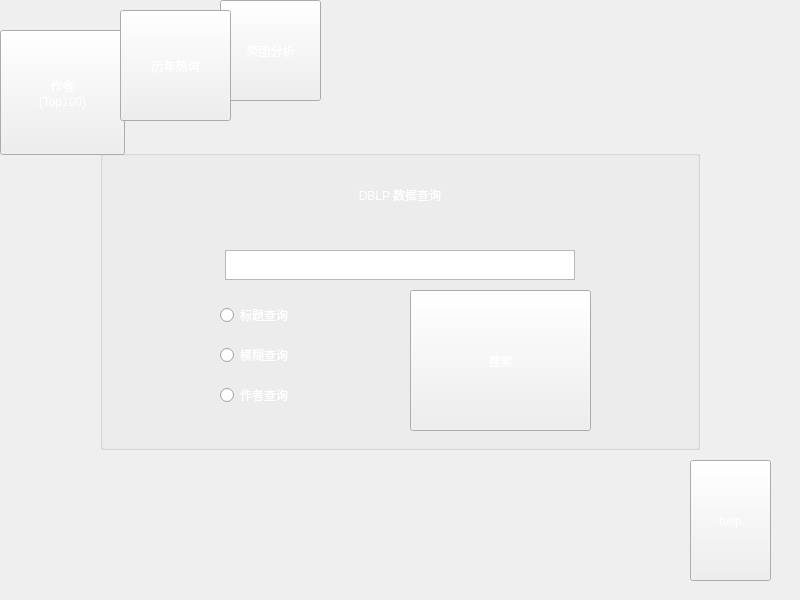
<?xml version="1.0" encoding="UTF-8"?>
<ui version="4.0">
 <class>MainWindow</class>
 <widget class="QMainWindow" name="MainWindow">
  <property name="geometry">
   <rect>
    <x>0</x>
    <y>0</y>
    <width>800</width>
    <height>600</height>
   </rect>
  </property>
  <property name="windowTitle">
   <string>DBLP</string>
  </property>
  <property name="styleSheet">
   <string notr="true">border-image:url(:/DS_2020_GUI/image/astronomy-atmosphere-earth-exploration.jpg)</string>
  </property>
  <widget class="QWidget" name="centralwidget">
   <widget class="QGroupBox" name="groupBox">
    <property name="geometry">
     <rect>
      <x>100</x>
      <y>150</y>
      <width>600</width>
      <height>300</height>
     </rect>
    </property>
    <property name="styleSheet">
     <string notr="true">border-image:url();</string>
    </property>
    <property name="title">
     <string/>
    </property>
    <widget class="QTextEdit" name="tet_inputParameter">
     <property name="geometry">
      <rect>
       <x>125</x>
       <y>100</y>
       <width>350</width>
       <height>30</height>
      </rect>
     </property>
    </widget>
    <widget class="QRadioButton" name="rbn_Info">
     <property name="geometry">
      <rect>
       <x>120</x>
       <y>150</y>
       <width>175</width>
       <height>30</height>
      </rect>
     </property>
     <property name="styleSheet">
      <string notr="true">color: rgb(255, 255, 255);
font: 75 20pt &quot;Consolas&quot;;</string>
     </property>
     <property name="text">
      <string>标题查询</string>
     </property>
    </widget>
    <widget class="QRadioButton" name="rbn_Author">
     <property name="geometry">
      <rect>
       <x>120</x>
       <y>230</y>
       <width>175</width>
       <height>30</height>
      </rect>
     </property>
     <property name="styleSheet">
      <string notr="true">color:rgb(255, 255, 255);
font: 75 20pt &quot;Consolas&quot;;</string>
     </property>
     <property name="text">
      <string>作者查询</string>
     </property>
    </widget>
    <widget class="QRadioButton" name="rbn_Title">
     <property name="geometry">
      <rect>
       <x>120</x>
       <y>190</y>
       <width>175</width>
       <height>30</height>
      </rect>
     </property>
     <property name="styleSheet">
      <string notr="true">color:rgb(255, 255, 255);
font: 75 20pt &quot;Consolas&quot;;</string>
     </property>
     <property name="text">
      <string>模糊查询</string>
     </property>
    </widget>
    <widget class="QPushButton" name="btn_search">
     <property name="geometry">
      <rect>
       <x>310</x>
       <y>140</y>
       <width>181</width>
       <height>141</height>
      </rect>
     </property>
     <property name="styleSheet">
      <string notr="true">border-image:url(:/DS_2020_GUI/image/search.png);
color:rgb(255, 255, 255);
font: 75 28pt &quot;Consolas&quot;;</string>
     </property>
     <property name="text">
      <string>搜索</string>
     </property>
    </widget>
    <widget class="QLabel" name="label">
     <property name="geometry">
      <rect>
       <x>125</x>
       <y>10</y>
       <width>350</width>
       <height>70</height>
      </rect>
     </property>
     <property name="styleSheet">
      <string notr="true">color:rgb(255, 255, 255);
font: 75 28pt &quot;Consolas&quot;;</string>
     </property>
     <property name="text">
      <string>DBLP 数据查询</string>
     </property>
     <property name="alignment">
      <set>Qt::AlignCenter</set>
     </property>
    </widget>
   </widget>
   <widget class="QPushButton" name="btn_F5">
    <property name="geometry">
     <rect>
      <x>220</x>
      <y>0</y>
      <width>101</width>
      <height>101</height>
     </rect>
    </property>
    <property name="contextMenuPolicy">
     <enum>Qt::DefaultContextMenu</enum>
    </property>
    <property name="styleSheet">
     <string notr="true">border-image:url(:/DS_2020_GUI/image/planet.png);
color:rgb(255, 255, 255);
font: 75 12pt &quot;Consolas&quot;;</string>
    </property>
    <property name="text">
     <string>聚团分析</string>
    </property>
    <property name="iconSize">
     <size>
      <width>16</width>
      <height>16</height>
     </size>
    </property>
   </widget>
   <widget class="QPushButton" name="btn_F2_TopAuthor">
    <property name="geometry">
     <rect>
      <x>0</x>
      <y>30</y>
      <width>125</width>
      <height>125</height>
     </rect>
    </property>
    <property name="styleSheet">
     <string notr="true">border-image:url(:/DS_2020_GUI/image/planet.png);
color:rgb(255, 255, 255);
font: 75 12pt &quot;Consolas&quot;;</string>
    </property>
    <property name="text">
     <string>作者
(Top100)</string>
    </property>
   </widget>
   <widget class="QPushButton" name="btn_F3">
    <property name="geometry">
     <rect>
      <x>120</x>
      <y>10</y>
      <width>111</width>
      <height>111</height>
     </rect>
    </property>
    <property name="styleSheet">
     <string notr="true">border-image:url(:/DS_2020_GUI/image/planet.png);
color:rgb(255, 255, 255);
font: 75 12pt &quot;Consolas&quot;;</string>
    </property>
    <property name="text">
     <string>历年热词</string>
    </property>
   </widget>
   <widget class="QPushButton" name="btn_help">
    <property name="geometry">
     <rect>
      <x>690</x>
      <y>460</y>
      <width>81</width>
      <height>121</height>
     </rect>
    </property>
    <property name="styleSheet">
     <string notr="true">border-image:url(:/DS_2020_GUI/image/feather-pen.png);
color:rgb(255, 255, 255);
font: 75 12pt &quot;Consolas&quot;;</string>
    </property>
    <property name="text">
     <string>help</string>
    </property>
   </widget>
  </widget>
 </widget>
 <resources>
  <include location="DS_2020_GUI.qrc"/>
 </resources>
 <connections/>
 <slots>
  <slot>on_btn_loadfile_clicked()</slot>
 </slots>
</ui>
